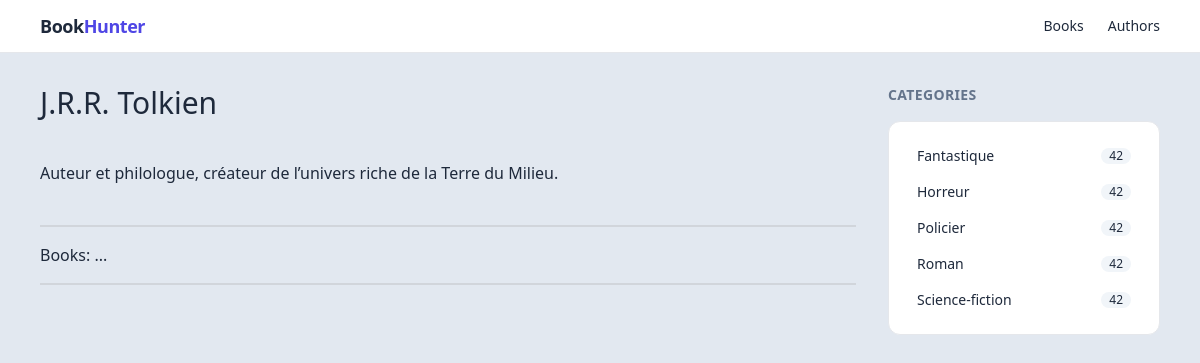
Screenshot of /authors/5 with the database file from the repository.
### tables this page shows
CREATE TABLE `authors` (
  `id` int(10) unsigned NOT NULL AUTO_INCREMENT,
  `firstname` varchar(45) NOT NULL,
  `lastname` varchar(45) DEFAULT NULL,
  `biography` text,
  `picture` varchar(45) DEFAULT NULL,
  `created_at` datetime NOT NULL,
  PRIMARY KEY (`id`)
);

CREATE TABLE `categories` (
  `id` int(10) unsigned NOT NULL AUTO_INCREMENT,
  `name` varchar(45) NOT NULL,
  `created_at` datetime NOT NULL,
  PRIMARY KEY (`id`)
);

### core/Controller.php (called while the page is built, shortened)
<?php
abstract class Controller
{
    protected static $_records_name, $_record_name, $_repository;
    public static function init () {
        $root_name = basename(str_replace('\\', '/', static::class),'Controller');
        static::$_records_name = strtolower($root_name);
        static::$_record_name = basename(strtolower($root_name), 's');
        static::$_repository = '\App\Models\\' . $root_name . 'Repository';
    }
    public static function showAction (int $id): void
    {
        ${static::$_record_name} = static::$_repository::findOneById($id);
        include '../app/views/' . static::$_records_name . '/show.php';
    }
}

### app/routers/authors/authors.php (called while the page is built, shortened)
<?php
switch ($_GET['authors']):
    case 'show':
        AuthorsController::showAction($_GET['id']);
        break;
endswitch;

### app/routers/index.php (called while the page is built)
<?php
if (isset($_GET['books'])):
    include_once '../app/routers/books/books.php';
elseif (isset($_GET['authors'])):
    include_once '../app/routers/authors/authors.php';
else:
    \App\Controllers\PagesController::homeAction();
endif;

### public/index.php (called while the page is built, shortened)
<?php
require_once '../app/routers/index.php';
require_once '../app/views/templates/default.php';

### core/DB.php (called while the page is built, shortened)
<?php
abstract class DB {
    private static $connection = null;
    private static function setConnection () {
        try {
            SELF::$connection = new PDO('mysql:host=' . DB_HOST . ';dbname=' . DB_NAME, DB_USER, DB_PASSWORD);
        } catch (PDOException $e) {
            echo $e->getMessage();
        }
    }
    public static function getConnection ()
    {
        return SELF::$connection;
    }
}

### core/Repository.php (called while the page is built, shortened)
<?php
abstract class Repository {
    protected static $_table, $_model;
    protected static function init()
    {
        $root_name = basename(str_replace('\\', '/', static::class), "Repository");
        static::$_table = strtolower($root_name);
        static::$_model = '\App\Models\\' . basename($root_name, 's');
    }
    public static function findOneById (int $id): Object
    {
        $sql = "SELECT *
                FROM " . static::$_table . "
                WHERE id = :id;";
        $rs = DB::getConnection()->prepare($sql);
        $rs->bindValue(':id', $id, PDO::PARAM_INT);
        $rs->execute();
        return $rs->fetchObject(static::$_model);
    }
}

### app/models/CategoriesRepository.php (called while the page is built, shortened)
<?php
abstract class CategoriesRepository
{
    public static function findAll (int $limit = 9): array
    {
        $sql = "SELECT *
                FROM categories
                ORDER BY name ASC;";
        $rs = DB::getConnection()->query($sql);
        return $rs->fetchAll(PDO::FETCH_CLASS, Category::class);
    }
}

### app/views/authors/show.php (the view, shortened to what this page needs)
<h2 class="text-3xl">
    <?php echo $author->firstname; ?> <?php echo $author->lastname; ?>
</h2>
<div>
    <?php echo $author->biography; ?>
</div>
<ul class="border-y-2 border-gray-300 py-4">
    <li>Books: ...</li>
</ul>

### app/views/categories/_index.php
<h2 class="text-sm font-semibold uppercase tracking-wide text-slate-500">
    Categories
</h2>
<nav class="space-y-2 rounded-xl border bg-white p-4 text-sm">
    <ul>
        <?php foreach ($categories as $category): ?>
        <li>
            <a href="#" class="flex items-center justify-between rounded-lg px-3 py-2 hover:bg-slate-50">
                <span>
                    <?php echo $category->name; ?>
                </span>
                <span class="rounded-full bg-slate-100 px-2 text-xs">42</span>
            </a>
        </li>
        <?php endforeach; ?>
    </ul>
</nav>

### rows the page displays
authors: firstname "J.R.R.", lastname "Tolkien", biography "Auteur et philologue, créateur de l’univers riche de la Terre du Milieu."
categories: name "Fantastique"
categories: name "Horreur"
categories: name "Policier"
categories: name "Roman"
categories: name "Science-fiction"
